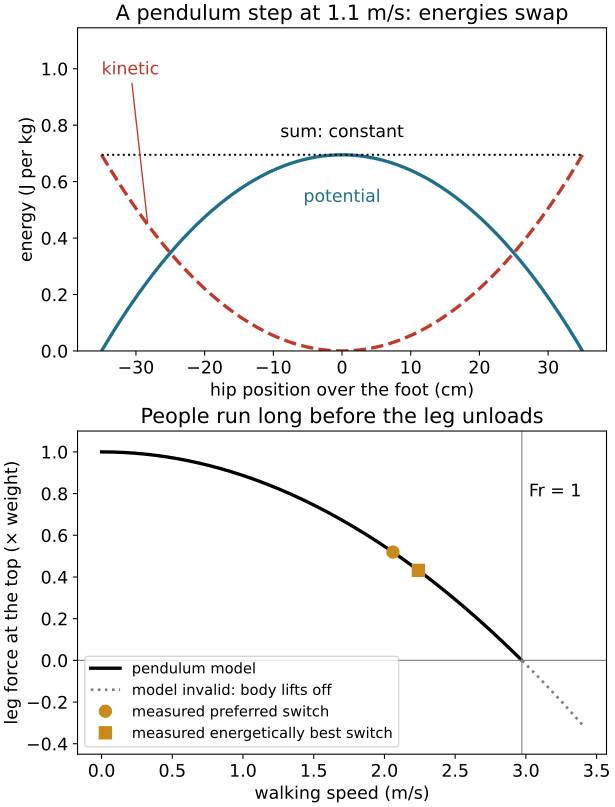

Write Python code to recreate this figure.
# walking_pendulum.py – From “How We Walk: Pendulums, Springs and Humanoid Robots”
# https://wildbionics.com/articles/walking/ · Code: MIT licence
# Needs: python3 -m pip install numpy matplotlib
# Run: python3 walking_pendulum.py   (https://wildbionics.com/run-code/)

import numpy as np
import matplotlib.pyplot as plt

# A walking person as an inverted pendulum: the body (a point mass at the hip) vaults over a stiff leg.
G = 9.81                 # acceleration of gravity (m/s²)
LEG = 0.90               # leg length L, hip joint to ground (m) – assumed for an adult
STEP = 0.70              # step length (m) – assumed
WALK = 1.1               # walking speed at midstance (m/s), close to the most economical speed
FR_SWITCH = 0.5          # Froude number at which people switch from walking to running (measured)
SWITCH_SPEEDS = {"preferred switch": 2.06, "energetically best switch": 2.24}   # measured (m/s)


def froude(speed, leg=LEG, g=G):
    """Froude number Fr = v²/(g·L): centripetal over gravitational acceleration."""
    return speed**2 / (g * leg)


def max_walking_speed(leg=LEG, g=G):
    """At the top of its arc the body moves on a circle of radius L. Only gravity can pull it
    round the curve, so v²/L ≤ g, i.e. Fr ≤ 1 and v ≤ √(g·L) – faster, and the body takes off."""
    return np.sqrt(g * leg)


# One step: the leg swings from −θ0 to +θ0 about the vertical, with no losses (energy is conserved)
theta0 = np.arcsin(STEP / 2 / LEG)
theta = np.linspace(-theta0, theta0, 201)
x = LEG * np.sin(theta)                                   # position of the hip over the foot (m)
height = LEG * np.cos(theta)                              # height of the hip (m)
speed = np.sqrt(WALK**2 + 2 * G * (LEG - height))         # slowest at the top, fastest at the ends
potential = G * (height - height.min())                   # energy per kg body mass (J/kg)
kinetic = 0.5 * (speed**2 - speed.min()**2)
total = potential + kinetic

v_max = max_walking_speed()
print(f"one pendulum step: the hip rises {100 * (height.max() - height.min()):.1f} cm, "
      f"speed {speed.min():.2f} m/s at the top, {speed.max():.2f} m/s at the ends")
print(f"kinetic and potential energy trade places; their sum changes by {np.ptp(total):.1f} J/kg")
print(f"fastest possible walk (Fr = 1): v = √(g·L) = {v_max:.2f} m/s = {3.6 * v_max:.1f} km/h")
print(f"predicted switch to running at Fr = {FR_SWITCH}: {np.sqrt(FR_SWITCH * G * LEG):.2f} m/s")
for name, v in SWITCH_SPEEDS.items():
    print(f"measured {name}: {v:.2f} m/s → Fr = {froude(v):.2f}, "
          f"leg force at the top = {1 - froude(v):.2f} × body weight")

plt.rcParams["font.size"] = 13      # large type: the chart stays readable on a phone
fig, (top, bottom) = plt.subplots(2, 1, figsize=(6.4, 8.4), layout="constrained")
cm = 100 * x
top.plot(cm, potential, lw=2.5, color="#1f6f8b")
top.plot(cm, kinetic, lw=2.5, ls="--", color="#c0392b")
top.plot(cm, total, lw=1.5, ls=":", color="black")
top.text(0, potential.max() - 0.12, "potential", ha="center", va="top", color="#1f6f8b")
top.annotate("kinetic", xy=(cm[20], kinetic[20]), xytext=(cm[0], 0.98), color="#c0392b",
             arrowprops=dict(arrowstyle="-", color="#c0392b"))
top.text(0, total[0] + 0.05, "sum: constant", ha="center", va="bottom")
top.set_xlabel("hip position over the foot (cm)")
top.set_ylabel("energy (J per kg)")
top.set_ylim(0, total[0] + 0.45)
top.set_title(f"A pendulum step at {WALK} m/s: energies swap")

v = np.linspace(0, 3.4, 400)
force = 1 - froude(v)                                     # leg force at the top, in body weights
valid = v <= v_max
bottom.plot(v[valid], force[valid], lw=2.5, color="black", label="pendulum model")
bottom.plot(v[~valid], force[~valid], lw=2, ls=":", color="grey", label="model invalid: body lifts off")
bottom.axhline(0, color="grey", lw=0.8)
bottom.axvline(v_max, color="grey", lw=0.8)
bottom.text(v_max + 0.05, 0.85, "Fr = 1", va="top")
for (name, s), marker in zip(SWITCH_SPEEDS.items(), ("o", "s")):
    bottom.plot(s, 1 - froude(s), marker, ms=9, color="#c98a1b", label=f"measured {name}")
bottom.set_xlabel("walking speed (m/s)")
bottom.set_ylabel("leg force at the top (× weight)")
bottom.set_ylim(-0.45, 1.1)
bottom.set_title("People run long before the leg unloads")
bottom.legend(loc="lower left", fontsize=11)
plt.show()
